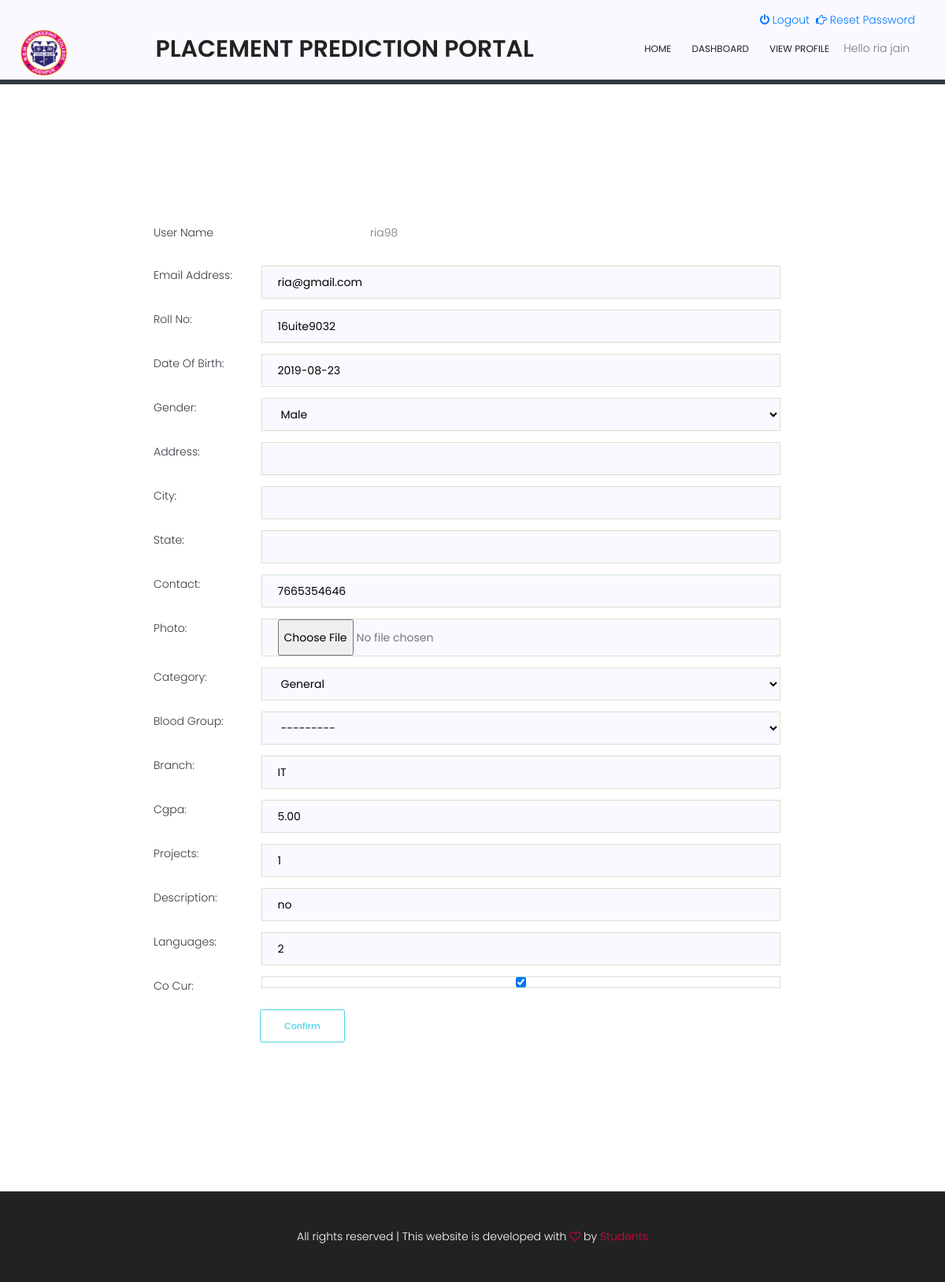
Page /user/profile/update/ (signed in) on the committed database.
### student/models.py (models this page shows, shortened)
class Profile(models.Model):
    user = models.OneToOneField(User, on_delete=models.CASCADE)
    roll_no = models.CharField(max_length=20, null=False ,default='')
    date_of_birth = models.DateField(default=date.today)
    gender = models.CharField(max_length=3, choices=[(tag.name, tag.value) for tag in Gender], default='')
    address = models.CharField(max_length=200, blank=True, null=True)
    city = models.CharField(max_length=20, blank=True, null=True)
    state = models.CharField(max_length=10, blank=True, null=True)
    contact = models.CharField(max_length=15)
    photo = models.ImageField(upload_to='profile_photo', help_text='Your Photo name should be same as your name',
                              blank=True, null=True)
    category = models.CharField(max_length=5, choices=[(tag.name, tag.value) for tag in Category],
                                default='')
    blood_group = models.CharField(max_length=5, choices=[(tag.name, tag.value) for tag in BloodGroup],
                                   blank=True, null=True)
    verified = models.BooleanField(default=False)
    branch = models.CharField(max_length=50)
    cgpa = models.DecimalField(max_digits=4, decimal_places=2, null=False, blank=True, default=0.0)
    projects=models.PositiveIntegerField(null=True, blank=True)
    description=models.CharField(max_length=500)
    Languages=models.CharField(max_length=150, null=True, blank=True)
    co_cur=models.BooleanField(default=False)
    class Meta:
        permissions = (
        )
    def create_profile(sender, **kwargs):
        user = kwargs["instance"]
        if kwargs["created"]:
           user_profile = Profile.objects.create(user=user)
           user_profile.save()
    post_save.connect(create_profile, sender=User)

### student/views.py (the view)
# urls.py: path('profile/update/', views.update_profile, name='update_profile'),
def update_profile(request):
    if request.method == "POST":
        user_form = UpdateUserForm(request.POST, instance=request.user)
        if request.user.profile.verified:
            profile_form = UpdateProfileFormVerified(request.POST, request.FILES, instance=request.user.profile)
        else:
            profile_form = UpdateProfileFormNotVerified(request.POST, request.FILES, instance=request.user.profile)
        if user_form.is_valid() and profile_form.is_valid():
            user_form.save()
            profile_form.save()
            return redirect('student:view_profile')
    else:
        if request.user.profile.verified:
            user_form = UpdateUserForm(instance=request.user)
            profile_form = UpdateProfileFormVerified(instance=request.user.profile)
        else:
            user_form = UpdateUserForm(instance=request.user)
            profile_form = UpdateProfileFormNotVerified(instance=request.user.profile)
    profile = request.user.profile
    user = request.user
    context = {'user_form': user_form, 'profile_form': profile_form, 'profile': profile, 'user': user}
    return render(request, 'user/update_profile.html', context)

### student/forms.py
class UpdateUserForm(UserChangeForm):
    class Meta:
        model = User
        fields = ['email', 'password']

class UpdateProfileFormNotVerified(forms.ModelForm):
    photo = forms.FileField(required=False, validators=[file_size])
    class Meta:
        model = Profile
        exclude = ['user', 'verified']

### templates/user/update_profile.html (shortened to what this page needs)
{% extends 'base.html' %}
{% load widget_tweaks %}
{% block body %}
    <div class="container" style="padding-top: 150px; padding-bottom: 150px">
        <form class="form-group" action="" method="post"  enctype="multipart/form-data" novalidate>
            <div class="fieldWrapper">
            {% if profile.verified %}
                <div class="fieldWrapper" style="margin-left: 150px">
                <div >
							<div class="col-lg-10 col-md-10">
                            <div class="mt-10">
                            <div class="row">
                                    <div class="col-md-4 col-lg-4 text-capitalize text-dark mt-8">
                                        <p>User Name</p>
                                    </div>
                                    <div class="col-md-6 col-lg-6">
                                        {{ user.username }}
                                    </div>
                                    <div class="col-md-4 col-lg-4 text-capitalize text-dark mt-8">
                                        <p>Name</p>
                                    </div>
                                    <div class="col-md-6 col-lg-6 text-capitalize">
                                        {{ user.get_full_name }}
                                    </div>
                                    <div class="col-md-4 col-lg-4 text-capitalize text-dark mt-8">
                                        <p>User Type</p>
                                    </div>
                                    <div class="col-md-6 col-lg-6">
                                        {{ profile.get_type_display }}
                                    </div>
                                    <div class="col-md-4 col-lg-4 text-capitalize text-dark mt-8">
                                        <p>Gender</p>
                                    </div>
                                    <div class="col-md-6 col-lg-6">
                                        {{ profile.get_gender_display }}
                                    </div>
                                    <div class="col-md-4 col-lg-4 text-capitalize text-dark mt-8">
                                        <p>Date of Birth</p>
                                    </div>
                                    <div class="col-md-6 col-lg-6">
                                        {{ profile.date_of_birth }}
                                    </div>
                                    <div class="col-md-4 col-lg-4 text-capitalize text-dark mt-8">
                                        <p>Category</p>
                                    </div>
                                    <div class="col-md-6 col-lg-6">
                                        {{ profile.get_category_display }}
                                    </div>
                            </div>
                {% for field in user_form %}
                    <p>{{ field.errors }}</p>
                        {% if field.label == 'Password' %}
                        {% else %}
                            <div class="row">
                                    <div class="col-md-2 col-lg-2 text-capitalize mt-8 text-dark">
                                        {{ field.label_tag }}
                                    </div>
                                    <div class="col-md-10 col-lg-10">
                                        {% render_field field class="single-input" %}
                                    </div>
                                </div>
                        {% endif %}
                {% endfor %}
                            </div>
                            </div>
                </div>
                {% for field in profile_form %}
                <p><bold>{{ field.errors }}</bold></p>
                    <div >
							<div class="col-lg-10 col-md-10">
                            <div class="mt-10">
                                <div class="row">
                                    <div class="col-md-2 col-lg-2 text-capitalize mt-8 text-dark ">
                                        {{ field.label_tag }}
                                    </div>
                                    <div class="col-md-10 col-lg-10">
                                        {% render_field field class="single-input" %}
                                    </div>
                                </div>
                            </div>
                            </div>
                    </div>
                {% endfor %}
                <div class="mt-10">
                 <button type="submit" class="genric-btn success-border radius" style="margin-left: 150px" >Update</button>
                </div>
                </div>
            {% else %}
                <div class="fieldWrapper" style="margin-left: 150px">
                <div >
							<div class="col-lg-10 col-md-10">
                            <div class="mt-10">
                            <div class="row">
                                    <div class="col-md-4 col-lg-4 text-capitalize text-dark mt-8">
                                        <p>User Name</p>
                                    </div>
                                    <div class="col-md-6 col-lg-6">
                                        {{ user.username }}
                                    </div>
                            </div>
                {% for field in user_form %}
                        {% if field.label == 'Password' %}
                        {% else %}
                            <div class="row">
                                    <div class="col-md-2 col-lg-2 text-capitalize mt-8 text-dark">
                                        {{ field.label_tag }}
                                    </div>
                                    <div class="col-md-10 col-lg-10">
                                        {% render_field field class="single-input" %}
                                    </div>
                                </div>
                        {% endif %}
                {% endfor %}
                            </div>
                            </div>
                </div>
                {% for field in profile_form %}
                    <div >
							<div class="col-lg-10 col-md-10">
                            <div class="mt-10">
                                <div class="row">
                                    <div class="col-md-2 col-lg-2 text-capitalize mt-8 text-dark ">
                                        {{ field.label_tag }}
                                    </div>
                                    <div class="col-md-10 col-lg-10">
                                        {% render_field field class="single-input" %}
                                    </div>
                                </div>
                            </div>
                            </div>
                    </div>
                {% endfor %}
                <div class="mt-10">
                 <button type="submit" class="genric-btn success-border radius" style="margin-left: 150px" >Confirm</button>
                </div>
                </div>
            {% endif %}
            </div>
        </form>
    </div>
{% endblock %}

### templates/base.html (shortened to what this page needs)
{% load static %}
<html lang="en">
<head>
    <link rel="stylesheet" href="{% static 'bootstrap/css/bootstrap.css' %}">
    <link rel="stylesheet" href="https://stackpath.bootstrapcdn.com/font-awesome/4.7.0/css/font-awesome.min.css">
    <link rel="stylesheet" href="{% static 'custom/main.css' %}">
</head>
<body>
<header id="header" class="noprint">
    <div class="text-right container">
        {% if request.user.is_authenticated %}
            <ul style="
                display: flex;
                float: right;
            ">
                <li class="mr-2"><a href="{% url 'logout' %}">
                    <i class="fa fa-power-off"></i>
                    Logout</a></li>
                <li class="mr-2"><a href="{% url 'password_reset' %}">
                    <i class="fa fa-hand-o-right"></i>
                    Reset Password</a></li>
            </ul>
        {% endif %}
    </div>
    <div class="container">
        <div class="row align-items-center justify-content-between d-flex" style="width: 100%;">
            <div class="logo">
                <a href="{% url 'home' %}">
                    <img src="{% static 'bootstrap/img/MBM_Logo1.png' %}" alt="" title="MBM ENGINEERING COLLEGE" height="60/" align="left">
                </a>
            </div>
            <h2 style="font-optical-sizing:auto">PLACEMENT PREDICTION PORTAL</h2>
            <nav id="nav-menu-container align-items-right">
                <ul class="nav-menu sf-js-enabled sf-arrows" style="touch-action: pan-y;" >
                    <li>
                        <a href="{% url 'home' %}">Home</a>
                    </li>
                    {% if request.user.is_authenticated %}
                        <li><a href="{% url 'student:dashboard' %}">Dashboard</a></li>
                        <li> <a href="{% url 'student:view_profile'%}">View Profile</a></li>
                        <li>Hello {{ request.user.get_full_name }}</li>
                    {% endif %}
                </ul>
            </nav>
        </div>
    </div>
</header>
{% block body %}{% endblock %}
<footer class="footer-area noprint" style="padding: 30px 0px">
    <div class="row text-center">
        <p class="col-sm-12 footer-text text-white " style="margin-top: 1rem;">
             All rights reserved | This website is developed with <i class="fa fa-heart-o" aria-hidden="true"></i> by
            <a href="#" target="_blank">Students</a>
        </p>
    </div>
</footer>
</body>
</html>

### static/custom/main.css (style rules this page uses)
body { color: #777777; font-family: "Poppins", sans-serif; font-size: 14px; font-weight: 300; line-height: 1.625em; position: relative; overflow-x: hidden; max-width: inherit; background-color:white; }
ol, ul { margin: 0; padding: 0; list-style: none; }
select { display: block; }
a { -webkit-transition: all 0.3s ease 0s; -moz-transition: all 0.3s ease 0s; -o-transition: all 0.3s ease 0s; transition: all 0.3s ease 0s; }
a, a:focus, a:hover { text-decoration: none; outline: 0; }
h1, h2, h3, h4, h5, h6 { font-family: "Poppins", sans-serif; color: #222222; line-height: 1.2em !important; margin-bottom: 0; margin-top: 0; font-weight: 600; }
h2, .h2 { font-size: 30px; }
.mt-10 { margin-top: 10px; border-radius:5px; }
.text-white { color: #fff; }
.text-center { text-align: center; }
h2 { font-size: 30px; }
h1, h2, h3, h4, h5, h6 { line-height: 1.5em; }
.genric-btn { display: inline-block; outline: none; line-height: 40px; padding: 0 30px; font-size: .8em; text-align: center; text-decoration: none; font-weight: 500; cursor: pointer; -webkit-transition: all 0.3s ease 0s; -moz-transition: all 0.3s ease 0s; -o-transition: all 0.3s ease 0s; transition: all 0.3s ease 0s; }
.genric-btn.radius { border-radius: 3px; }
.genric-btn.success-border { color: #4cd3e3; border: 1px solid #4cd3e3; background: #fff; }
.single-input { display: block; width: 100%; line-height: 40px; border: none; background: #f9f9ff; padding: 0 20px; outline-color: #d0e4d0; outline-style: solid; outline-width: 1px; }
#header { padding: 14px 0; position: relative; left: 0; top: 0; right: 0; background-color: #f9f9ff; transition: all 0.5s; z-index: 997; max-width: 100%; box-shadow: 0px 6px #343a40; }
.nav-menu, .nav-menu * { margin: 0; padding: 0; list-style: none; }
.nav-menu li { position: relative; white-space: nowrap; }
.nav-menu > li { float: left; }
.nav-menu a { padding: 0 8px 0px 8px; text-decoration: none; display: inline-block; color: #222; font-weight: 400; font-size: 12px; text-transform: uppercase; outline: none; }
.nav-menu > li { margin-left: 10px; }
.footer-area { padding-top: 100px; background-color: #222222; }
.footer-text a, .footer-text i { color: #df003a; }

### templates/user/update_profile.html (style rules this page uses)
select { border: none; border-radius: 0px; height: 40px; background: #f9f9ff; padding-left: 20px; padding-right: 40px; }

### rows in the picture
Profile: roll_no "16uite9032" "2019-08-23" "Male" "7665354646" "General" "---------" "IT" "5.00" "1" "no" "2" "☑"

### other values in the picture
{{ request.user.get_full_name }} "ria jain"
{{ user.username }} "ria98"
{{ field.label_tag }} "Email Address:"
{{ field.label_tag }} "Roll No:" "Date Of Birth:" "Gender:" "Address:" "City:" "State:" "Contact:" "Photo:" "Category:" "Blood Group:" "Branch:" "Cgpa:" "Projects:" "Description:" "Languages:" "Co Cur:"
